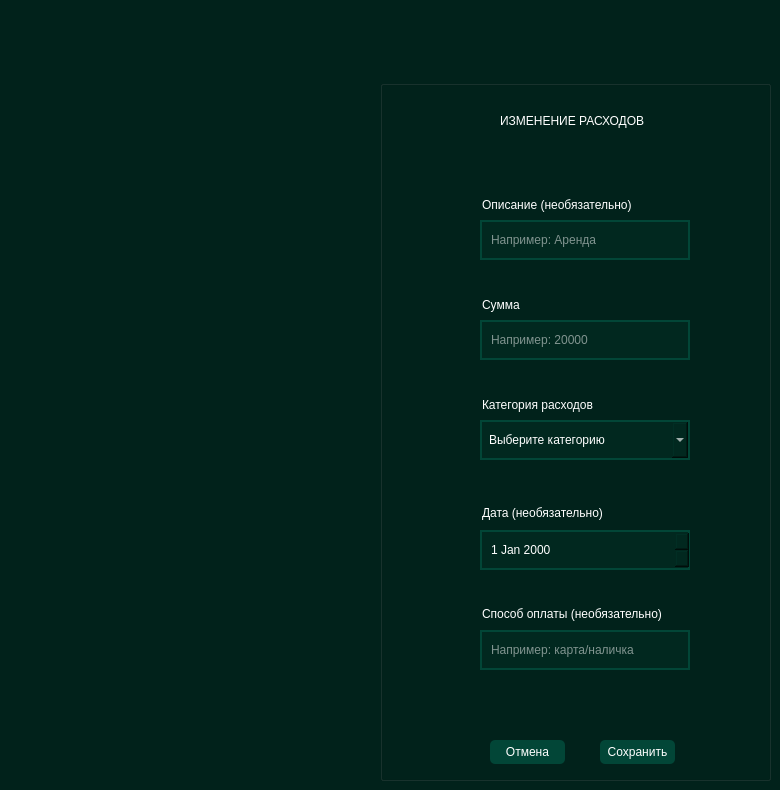
    <widget class="QWidget" name="ExpensePage">
     <property name="styleSheet">
      <string notr="true">background-color: rgb(1, 34, 27);</string>
     </property>
     <widget class="QGroupBox" name="ExpenseAddGB">
      <property name="geometry">
       <rect>
        <x>380</x>
        <y>80</y>
        <width>391</width>
        <height>701</height>
       </rect>
      </property>
      <property name="styleSheet">
       <string notr="true">color: rgb(255, 255, 255);</string>
      </property>
      <property name="title">
       <string/>
      </property>
      <widget class="QLineEdit" name="DescExpenseLE">
       <property name="geometry">
        <rect>
         <x>100</x>
         <y>140</y>
         <width>210</width>
         <height>40</height>
        </rect>
       </property>
       <property name="styleSheet">
        <string notr="true">background-color: rgb(1, 40, 31);
border-radius: 1 px;
border: 2px solid#aaa;
border-color: rgb(2, 70, 55);
padding-left: 7px;
font: 11pt &quot;Calibri&quot;;
</string>
       </property>
       <property name="placeholderText">
        <string>Например: Аренда</string>
       </property>
      </widget>
      <widget class="QLineEdit" name="SumExpenseLE">
       <property name="geometry">
        <rect>
         <x>100</x>
         <y>240</y>
         <width>210</width>
         <height>40</height>
        </rect>
       </property>
       <property name="styleSheet">
        <string notr="true">background-color: rgb(1, 40, 31);
border-radius: 1 px;
border: 2px solid#aaa;
border-color: rgb(2, 70, 55);
padding-left: 7px;
font: 11pt &quot;Calibri&quot;;
</string>
       </property>
       <property name="placeholderText">
        <string>Например: 20000</string>
       </property>
      </widget>
      <widget class="QComboBox" name="CategoryExpenseCB">
       <property name="geometry">
        <rect>
         <x>100</x>
         <y>340</y>
         <width>210</width>
         <height>40</height>
        </rect>
       </property>
       <property name="styleSheet">
        <string notr="true">background-color: rgb(1, 40, 31);
border-radius: 1 px;
border: 2px solid#aaa;
border-color: rgb(2, 70, 55);
padding-left: 7px;
font: 11pt &quot;Calibri&quot;;
</string>
       </property>
       <item>
        <property name="text">
         <string>Выберите категорию</string>
        </property>
       </item>
       <item>
        <property name="text">
         <string>Супермаркеты</string>
        </property>
       </item>
       <item>
        <property name="text">
         <string>Фитнес</string>
        </property>
       </item>
       <item>
        <property name="text">
         <string>Рестораны и кафе</string>
        </property>
       </item>
       <item>
        <property name="text">
         <string>Переводы людям</string>
        </property>
       </item>
       <item>
        <property name="text">
         <string>Цифровой контент</string>
        </property>
       </item>
       <item>
        <property name="text">
         <string>Развлечения</string>
        </property>
       </item>
       <item>
        <property name="text">
         <string>Онлайн покупки</string>
        </property>
       </item>
       <item>
        <property name="text">
         <string>Транспорт</string>
        </property>
       </item>
       <item>
        <property name="text">
         <string>Налоги</string>
        </property>
       </item>
       <item>
        <property name="text">
         <string>Остальное</string>
        </property>
       </item>
      </widget>
      <widget class="QPushButton" name="CancelExpenseBtn">
       <property name="geometry">
        <rect>
         <x>110</x>
         <y>660</y>
         <width>75</width>
         <height>24</height>
        </rect>
       </property>
       <property name="cursor">
        <cursorShape>PointingHandCursor</cursorShape>
       </property>
       <property name="styleSheet">
        <string notr="true">QPushButton
{
font: 11pt &quot;Calibri&quot;;
background-color: rgb(2, 70, 55);
border-radius: 5px;
}
QPushButton::hover
{
	background-color: rgb(3, 99, 77);
}</string>
       </property>
       <property name="text">
        <string>Отмена</string>
       </property>
      </widget>
      <widget class="QPushButton" name="SaveExpenseBtn">
       <property name="geometry">
        <rect>
         <x>220</x>
         <y>660</y>
         <width>75</width>
         <height>24</height>
        </rect>
       </property>
       <property name="cursor">
        <cursorShape>PointingHandCursor</cursorShape>
       </property>
       <property name="styleSheet">
        <string notr="true">QPushButton
{
font: 11pt &quot;Calibri&quot;;
background-color: rgb(2, 70, 55);
border-radius: 5px;
}
QPushButton::hover
{
	background-color: rgb(3, 99, 77);
}</string>
       </property>
       <property name="text">
        <string>Сохранить</string>
       </property>
      </widget>
      <widget class="QLabel" name="ExpenseTitLbl">
       <property name="geometry">
        <rect>
         <x>120</x>
         <y>30</y>
         <width>171</width>
         <height>21</height>
        </rect>
       </property>
       <property name="styleSheet">
        <string notr="true">font: 700 12pt &quot;Calibri&quot;;</string>
       </property>
       <property name="text">
        <string>ИЗМЕНЕНИЕ РАСХОДОВ</string>
       </property>
      </widget>
      <widget class="QLabel" name="DescExpenseLbl">
       <property name="geometry">
        <rect>
         <x>102</x>
         <y>117</y>
         <width>181</width>
         <height>16</height>
        </rect>
       </property>
       <property name="styleSheet">
        <string notr="true">font: 11pt &quot;Calibri&quot;;</string>
       </property>
       <property name="text">
        <string>Описание (необязательно)</string>
       </property>
      </widget>
      <widget class="QLabel" name="SumExpenseLbl">
       <property name="geometry">
        <rect>
         <x>102</x>
         <y>217</y>
         <width>49</width>
         <height>16</height>
        </rect>
       </property>
       <property name="styleSheet">
        <string notr="true">font: 11pt &quot;Calibri&quot;;</string>
       </property>
       <property name="text">
        <string>Сумма</string>
       </property>
      </widget>
      <widget class="QLabel" name="CategoryExpenseLbl">
       <property name="geometry">
        <rect>
         <x>102</x>
         <y>317</y>
         <width>141</width>
         <height>16</height>
        </rect>
       </property>
       <property name="styleSheet">
        <string notr="true">font: 11pt &quot;Calibri&quot;;</string>
       </property>
       <property name="text">
        <string>Категория расходов</string>
       </property>
      </widget>
      <widget class="QLabel" name="DateExpenseLbl">
       <property name="geometry">
        <rect>
         <x>102</x>
         <y>425</y>
         <width>141</width>
         <height>16</height>
        </rect>
       </property>
       <property name="styleSheet">
        <string notr="true">font: 11pt &quot;Calibri&quot;;</string>
       </property>
       <property name="text">
        <string>Дата (необязательно)</string>
       </property>
      </widget>
      <widget class="QDateEdit" name="DateExpenseDE">
       <property name="geometry">
        <rect>
         <x>100</x>
         <y>450</y>
         <width>210</width>
         <height>40</height>
        </rect>
       </property>
       <property name="styleSheet">
        <string notr="true">background-color: rgb(1, 40, 31);
border-radius: 1 px;
border: 2px solid#aaa;
border-color: rgb(2, 70, 55);
padding-left: 7px;
font: 11pt &quot;Calibri&quot;;
</string>
       </property>
      </widget>
      <widget class="QLineEdit" name="ExpensePaymentLE">
       <property name="geometry">
        <rect>
         <x>100</x>
         <y>550</y>
         <width>210</width>
         <height>40</height>
        </rect>
       </property>
       <property name="styleSheet">
        <string notr="true">background-color: rgb(1, 40, 31);
border-radius: 1 px;
border: 2px solid#aaa;
border-color: rgb(2, 70, 55);
padding-left: 7px;
font: 11pt &quot;Calibri&quot;;
</string>
       </property>
       <property name="placeholderText">
        <string>Например: карта/наличка</string>
       </property>
      </widget>
      <widget class="QLabel" name="ExpensePaymentLbl">
       <property name="geometry">
        <rect>
         <x>102</x>
         <y>526</y>
         <width>211</width>
         <height>16</height>
        </rect>
       </property>
       <property name="styleSheet">
        <string notr="true">font: 11pt &quot;Calibri&quot;;</string>
       </property>
       <property name="text">
        <string>Способ оплаты (необязательно)</string>
       </property>
      </widget>
     </widget>
    </widget>
